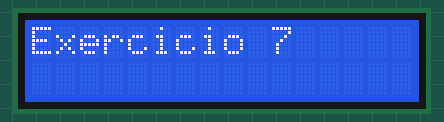
The sketch below on a simulated Arduino Uno, built with avr-gcc and run on an emulated ATmega328P. Shown: 16×2 character LCD. What the sketch prints to the serial monitor is not drawn.

Above: at 0.1 s.
At 2.2 s:
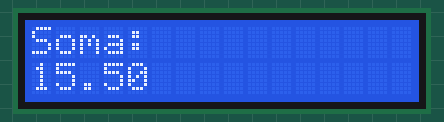

The sketch:

Exercicio_7_conv_implicita_tipos.ino
```cpp
#include <Arduino.h>
#include <LiquidCrystal.h>

// Define os pinos de conexão com o LCD
const int rs = 11;
const int en = 12;
const int d4 = 5;
const int d5 = 4;
const int d6 = 3;
const int d7 = 2;

// Inicializa o objeto LiquidCrystal com os pinos definidos
LiquidCrystal lcd(rs, en, d4, d5, d6, d7);

void setup() {
  // Inicializa a comunicação serial
  Serial.begin(9600);

  // Inicializa o LCD
  lcd.begin(16, 2); // Configura o LCD com 16 colunas e 2 linhas

  // Exibe "Exercicio 7" no LCD
  lcd.clear();
  lcd.setCursor(0, 0);
  lcd.print("Exercicio 7");
  delay(2000); // Aguarda 2 segundos para exibir o título

  // Declara uma variável int e uma float
  int inteiro = 10;
  float decimal = 5.5;

  // Soma as variáveis
  float resultado = inteiro + decimal;

  // Exibe o resultado no LCD
  lcd.clear();
  lcd.setCursor(0, 0);
  lcd.print("Soma:");
  lcd.setCursor(0, 1);
  lcd.print(resultado);

  // Exibe o resultado no monitor serial
  Serial.println("Exercicio 7: Conversao Implicita de Tipos");
  Serial.print("Inteiro: ");
  Serial.println(inteiro);
  Serial.print("Float: ");
  Serial.println(decimal);
  Serial.print("Resultado (float): ");
  Serial.println(resultado);
}

void loop() {
  // Não é necessário repetir nada no loop
}
```
